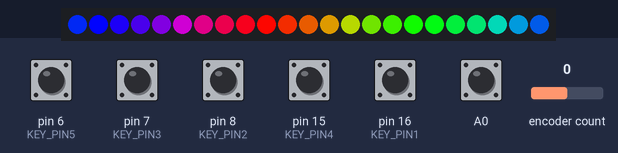
The sketch below on a simulated Arduino Leonardo, built with avr-gcc and run on an emulated ATmega32U4. Parts: 23 RGB LEDs in strip order, left to right. Inputs (shaded band) come from the test bench; at power-on: A0, pin 6 (KEY_PIN5), pin 7 (KEY_PIN3), pin 8 (KEY_PIN2), pin 15 (KEY_PIN4), pin 16 (KEY_PIN1) HIGH, encoder count 0. USB keyboard and mouse output is not drawn.

Above: at 1.2 s.
1.3 s: pin 6 (KEY_PIN5) pulled LOW for 0.15 s
At 1.58 s:
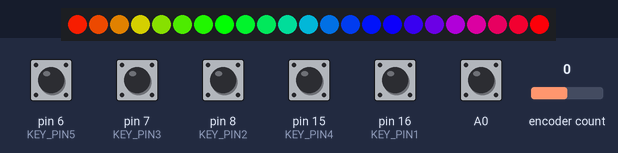
2.0 s: encoder count set to 1
At 3.05 s:
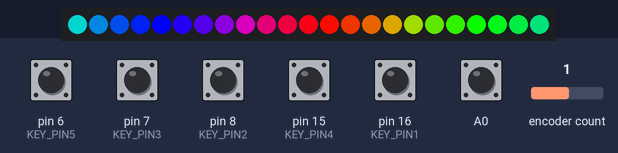
5.0 s: pin 7 (KEY_PIN3) pulled LOW for 1 s
At 6.11 s:
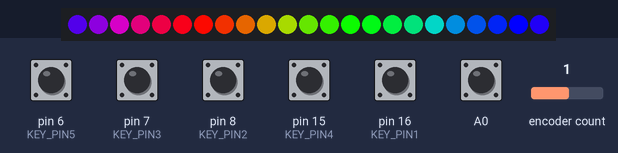
6.6 s: pin 8 (KEY_PIN2) pulled LOW for 0.15 s
At 6.88 s:
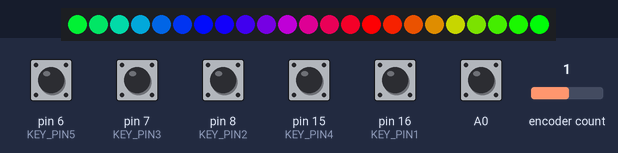
7.3 s: pin 15 (KEY_PIN4) pulled LOW for 0.15 s
At 7.58 s:
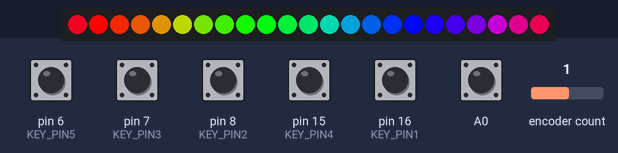
8.0 s: pin 16 (KEY_PIN1) pulled LOW for 1 s
At 9.44 s:
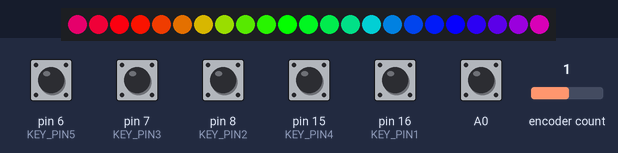
Timing chart, 0 to 10.6 s (numbered marks = the images above; inputs shaded):
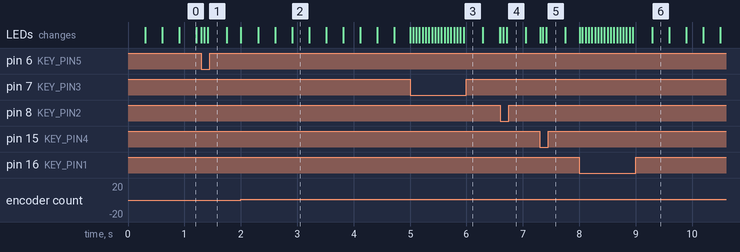

The sketch:

underdesk_macropad_RGB.ino
```cpp
////////////////////////////////////////////// INCLUDED LIBRARIES

#include <SimpleRotary.h>
#include "HID-Project.h"
#include <FastLED.h>

////////////////////////////////////////////// PINOUT
//          Key Pin layout
//     Rotary, 16, 8, 7, 15, 6
//          LED Strip Pin 10
//////////////////////////////////////////////  KEY PINS

// Pin A (CCW), Pin B (CW), Button Pin
SimpleRotary rotary(2,3,A0);

#define KEY_PIN1 16
#define KEY_PIN2 8
#define KEY_PIN3 7
#define KEY_PIN4 15
#define KEY_PIN5 6

//////////////////////////////////////////////  LED SECTION

// How many leds in your strip?
#define NUM_LEDS 23
#define BRIGHTNESS 255
#define COLOR_ORDER GRB
#define LED_TYPE WS2812

//Data pin to WS2812 LED strip
#define DATA_PIN 10

// Define the array of leds
CRGB leds[NUM_LEDS];
////////////////////////////////////////////// MAIN SETUP

void setup()
{
  Keyboard.begin();
  Consumer.begin();
  FastLED.addLeds<NEOPIXEL, DATA_PIN>(leds, NUM_LEDS);  // GRB ordering is assumed
  Serial.begin(9600);

  pinMode(6,  INPUT_PULLUP);
  pinMode(7,  INPUT_PULLUP);
  pinMode(8,  INPUT_PULLUP);
  pinMode(15, INPUT_PULLUP);
  pinMode(16, INPUT_PULLUP);
  pinMode(A0, INPUT_PULLUP);
}

////////////////////////////////////////////// MAIN LOOP

//void loop()
//{
//  //delay(250);
//  uint8_t thisSpeed = 10;
//    uint8_t deltaHue= 5;
//    uint8_t thisHue = beat8(thisSpeed,255);
//    fill_rainbow(leds, NUM_LEDS, thisHue, deltaHue);
//    FastLED.show();
//}

void loop() {
  for(int j = 0; j < 256; j++) {
    for(int i = 0; i < NUM_LEDS; i++) {
      leds[i] = Scroll((i * 256 / NUM_LEDS + j) % 256);
    }

    FastLED.show();
    delay(1);

  byte i;

  // 0 = not turning, 1 = CW, 2 = CCW
  i = rotary.rotate();

  if( i == 1 ) // MEDIA VOLUME UP
      {
      Consumer.write(MEDIA_VOLUME_UP);
      delay(50);
      }

  if( i == 2 ) // MEDIA VOLUME DOWN
      {
      Consumer.write(MEDIA_VOLUME_DOWN);
      delay(50);
      }

  if(digitalRead(6)==LOW)// F20
      {
      Keyboard.write(KEY_F20);
//      leds[0] = CRGB::Red;
//      FastLED.show();
      delay(50);
      }

  if(digitalRead(15)==LOW)// F21
      {
      Keyboard.write(KEY_F21);
//      leds[6] = CRGB::Green;
//      FastLED.show();
      delay(50);
      }

  if(digitalRead(7)==LOW)// F22
      {
      Keyboard.write(KEY_F22);
//      leds[6] = CRGB::Blue;
//      FastLED.show();
      delay(50);
      }

  if(digitalRead(8)==LOW)// F23
      {
      Keyboard.write(KEY_F23);
//      leds[6] = CRGB::Black;
//      FastLED.show();
      delay(50);
      }

  if(digitalRead(16)==LOW)// F24
      {
      Keyboard.write(KEY_F24);
      delay(50);
//      leds[0] = CRGB::Red;
//      FastLED.show();
//      delay(75);
//      leds[0] = CRGB::Green;
//      FastLED.show();
//      delay(75);
//      leds[0] = CRGB::Blue;
//      FastLED.show();
//      delay(75);
//      leds[0] = CRGB::Black;
//      FastLED.show();
//      delay(75);
      }

  if(digitalRead(A0)==LOW)// TOGGLE MUTE
      {
      Consumer.write(MEDIA_VOL_MUTE);
      delay(200);
      }

    }
}

// WS2812B LED Strip switches Red and Green
CRGB Scroll(int pos) {
  CRGB color (0,0,0);
  if(pos < 85) {
    color.g = 0;
    color.r = ((float)pos / 85.0f) * 255.0f;
    color.b = 255 - color.r;
  } else if(pos < 170) {
    color.g = ((float)(pos - 85) / 85.0f) * 255.0f;
    color.r = 255 - color.g;
    color.b = 0;
  } else if(pos < 256) {
    color.b = ((float)(pos - 170) / 85.0f) * 255.0f;
    color.g = 255 - color.b;
    color.r = 1;
  }
  return color;
}
```

Measured:
- after the input at 1.3 s, the LEDs: first differ from a run without the input after 0.11 s (image 1)
- after the input at 2.0 s, the LEDs: first change at once (image 2 shows a later state)
- after the input at 6.6 s, the LEDs: first differ from a run without the input after 0.11 s (image 4)
